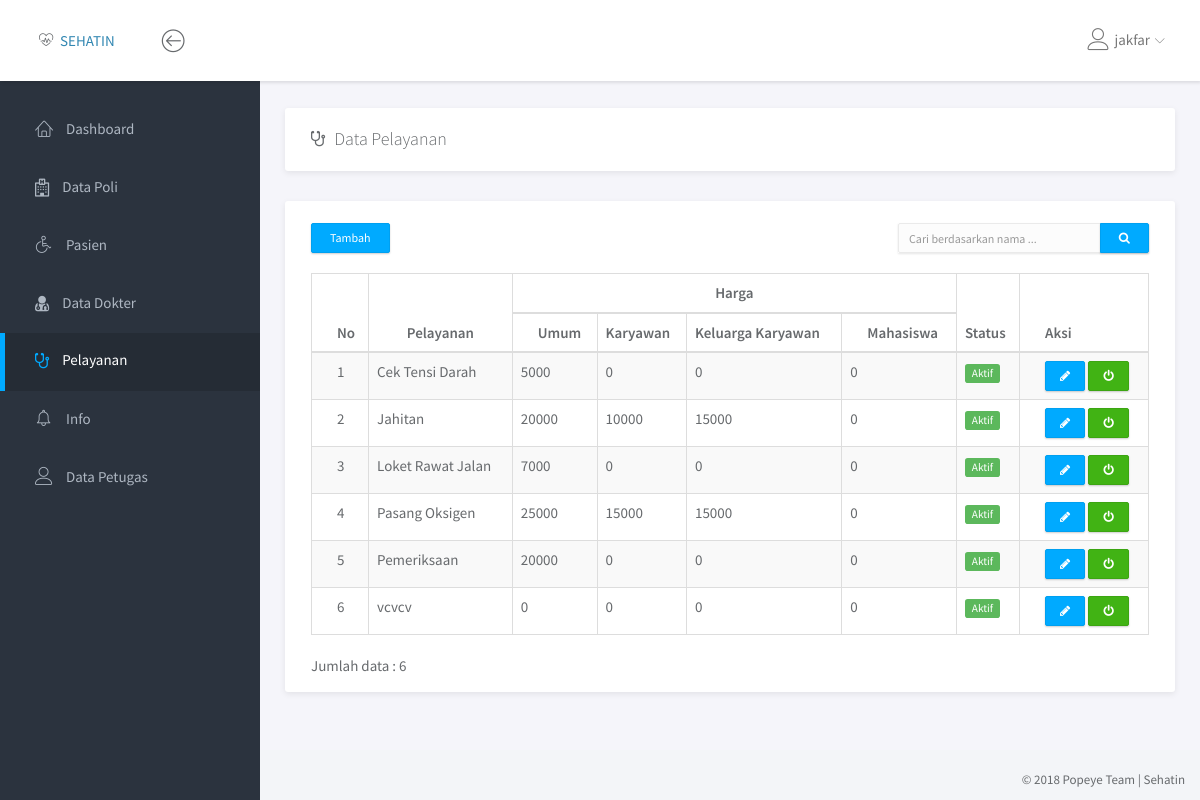
Before: /pelayanan/data_pelayanan.php (signed in) with the older database file.
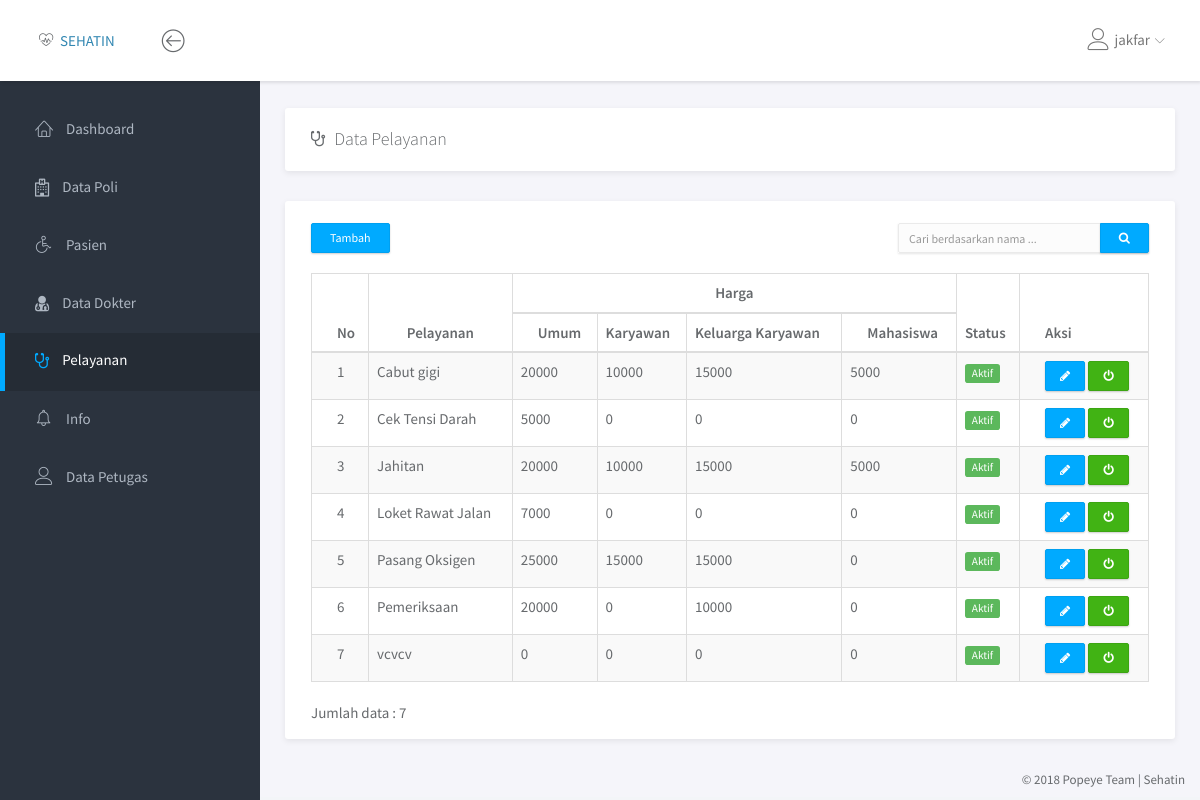
After: the same page with the newer database file.
### tables this page shows
CREATE TABLE `pelayanan` (
  `id_pelayanan` tinyint(3) NOT NULL,
  `pelayanan` varchar(50) NOT NULL,
  `harga_umum` int(7) NOT NULL,
  `harga_karyawan` int(7) NOT NULL,
  `harga_kel_karyawan` int(7) NOT NULL,
  `harga_mahasiswa` int(7) NOT NULL,
  `status` enum('Aktif','Non Aktif') NOT NULL
);

### pelayanan/data_pelayanan.php (the view, shortened to what this page needs)
<!doctype html>
<html lang="en">
<head>
	<link rel="stylesheet" href="../assets/vendor/bootstrap/css/bootstrap.min.css">
	<link rel="stylesheet" href="../assets/vendor/font-awesome/css/font-awesome.min.css">
	<link rel="stylesheet" href="../assets/vendor/linearicons/style.css">
	<link rel="stylesheet" href="../assets/vendor/chartist/css/chartist-custom.css">
	<link rel="stylesheet" href="../assets/css/main.css">
</head>
<body>
	<div id="wrapper">
		<?php
			include '../dashboard/navbar.php';
			include '../dashboard/left_sidebar.php';
		 ?>
		<div class="main">
			<div class="main-content">
				<div class="container-fluid">
					<div class="panel">
						<div class="panel-heading">
							<h3 class="panel-title"><i class="fa fa-stethoscope"></i>&ensp;Data Pelayanan</h3>
							<div class="col-md-2 col-md-offset-10">
							</div>
						</div>
					</div>
					<div class="row">
						<div class="col-md-12">
							<div class="panel">
								<br>
								<div class="row">
									<div class="col-md-2">
										<?php if ($_SESSION['level'] == "Admin"): ?>
											<a href="tambah_pelayanan.php"><button type="button" class="btn btn-primary btn-sm" style="margin-left: 25px; margin-bottom: 10px;">Tambah</button></a>
										<?php endif; ?>
									</div>
									 <div class="col-md-6"></div>
									<div class="col-md-4">
										<form action="" method="POST">
											<div class="input-group" style="margin-right: 25px;">
												<input type="text" name="cari" class="form-control input-sm" placeholder="Cari berdasarkan nama ...">
												<span class="input-group-btn"><button type="submit" name="btn_cari" class="btn btn-primary btn-sm"><i class="fa fa-search"></i></button></span>
											</div>
										</form>
									</div>
								</div>
								<div class="panel-body">
									<table class="table table-striped table-hover table-bordered">
										<thead>
											<tr>
												<th rowspan="2" >No</th>
												<th rowspan="2" style="text-align:center;">Pelayanan</th>
												<th colspan="4" style="text-align:center;">Harga</th>
                        <th rowspan="2">Status</th>
												<?php if ($_SESSION['level'] == "Admin"): ?>
													<th rowspan="2">Aksi</th>
												<?php endif; ?>
                          <tr>
                          <th>Umum</th>
                          <th>Karyawan</th>
                          <th>Keluarga Karyawan</th>
                          <th>Mahasiswa</th>
                        </tr>
											</tr>
										</thead>
										<tbody>
											<?php
												if (isset($_POST['btn_cari'])) {
												}
												else{
													$query = "SELECT * FROM pelayanan ORDER BY pelayanan ASC";
												}
												$result = mysqli_query($con, $query);
												$jml_petugas = mysqli_num_rows($result);
												$no = 1;
												foreach ($result as $val) {
													$title = $val['status'] == 'Aktif' ? 'Non Aktifkan' : 'Aktifkan';
													$btnclass = $val['status'] == 'Aktif' ? 'btn-success' : 'btn-danger';
													$label = $val['status'] == 'Aktif' ? 'label label-success' : 'label label-danger';
													$edit = "";
													if ($_SESSION['level'] == "Admin") {
														$edit = "<td><a href='edit_pelayanan.php?id_pelayanan=$val[id_pelayanan]' class='btn btn-primary btn-xs' title='Edit'><i class='fa fa-pencil'></i></a> <a onclick = 'return konfirm()' href='status_pelayanan.php?id_pelayanan=$val[id_pelayanan]&status=$val[status]' class='btn $btnclass btn-xs' title='$title'><i class='fa fa-power-off'></i></a></td>";
													}
													echo "<tr>
															<td>$no</td>
															<td>$val[pelayanan]</td>
															<td>$val[harga_umum]</td>
															<td>$val[harga_karyawan]</td>
															<td>$val[harga_kel_karyawan]</td>
															<td>$val[harga_mahasiswa]</td>
															<td><span class='$label'>$val[status]</span></td>
															$edit
														  </tr>
													";
													$no++;
												}
													?>
										</tbody>
									</table>
									<span class="text-default">Jumlah data : <?php echo($jml_petugas) ?></span>
								</div>
							</div>
						</div>
					</div>
				</div>
			</div>
		</div>
		<?php include '../dashboard/footer.php'; ?>
	</div>
</body>
</html>

Changed rows visible on the page:
added pelayanan: pelayanan "Cabut gigi", harga_umum "20000", harga_karyawan "10000", harga_kel_karyawan "15000", harga_mahasiswa "5000", status "Aktif"
changed pelayanan "Jahitan": harga_mahasiswa "0" → "5000"
changed pelayanan "Pemeriksaan": harga_kel_karyawan "0" → "10000"
Other visible differences:
$jml_petugas: "6" → "7"
